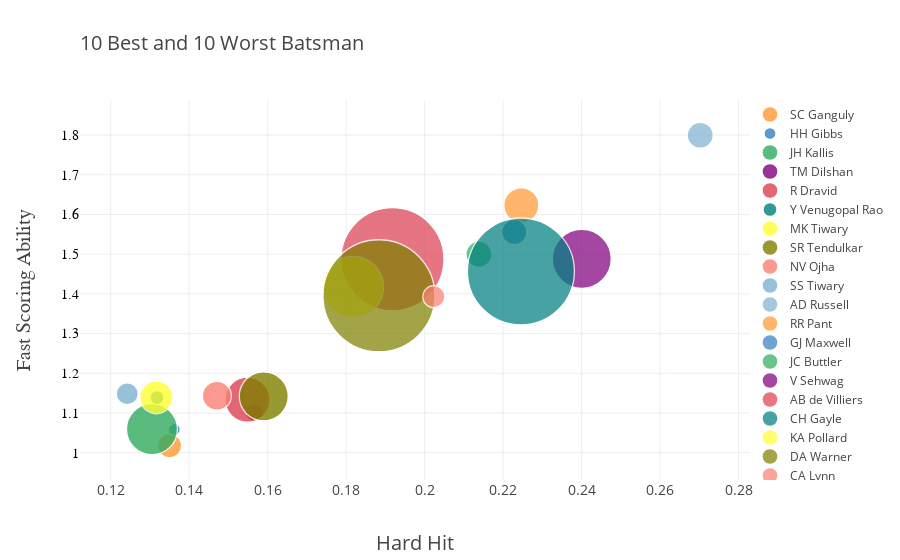

Write notebook code for a chart like this one.
### Code cell
# Generate and Format Plot

out_best = out.nsmallest(10, 'Fast Scoring')
out_worst = out.nlargest(10, 'Fast Scoring')

layout = go.Layout(
    title=dict(
        text="10 Best and 10 Worst Batsman",
        xref="paper",
        font = dict(size=20),
        x=0
    
    ),
  legend = dict(
    x = 1,
    y = 0
  ),
    xaxis=dict(
        title='Hard Hit',
        titlefont=dict(
            size=20,
        ),
        showticklabels=True,
        tickfont=dict(
            size=14,
        ),
        exponentformat='e',
        showexponent='all'
    ),
    yaxis=dict(
        title='Fast Scoring Ability',
        titlefont=dict(
            family='Arial, sans-serif',
            size=20,
        ),
        showticklabels=True,
        tickfont=dict(
            family='Old Standard TT, serif',
            size=14,
            color='black'
        ),
        exponentformat='e',
        showexponent='all'
    )
)

b_comp = pd.concat([out_best, out_worst])
b_comp.iplot(layout=layout, kind='bubble', x='Hard Hit', y='Fast Scoring', categories='batsman', size='runs', text='batsman',
          xTitle='Hard Hit', yTitle='Fast Scoring Ability', filename='cufflinks/simple-bubble-chart')

### Figure 1 — Plotly figure (JSON) as saved in the notebook; plotly's stock layout.template omitted (floating-point values rounded to 4 significant figures)
{"data": [{"marker": {"color": "rgba(255, 153, 51, 1.0)", "line": {"width": 1.3}, "opacity": 0.8, "size": [24], "symbol": "circle"}, "mode": "markers", "name": "SC Ganguly", "text": ["SC Ganguly"], "textfont": {"color": "#4D5663"}, "type": "scatter", "uid": "38b1b207-e31c-4637-b5ba-d05e5a4f714c", "x": [0.135], "y": [1.017]}, {"marker": {"color": "rgba(55, 128, 191, 1.0)", "line": {"width": 1.3}, "opacity": 0.8, "size": [12], "symbol": "circle"}, "mode": "markers", "name": "HH Gibbs", "text": ["HH Gibbs"], "textfont": {"color": "#4D5663"}, "type": "scatter", "uid": "87ce0a81-9f4e-49a5-9535-5e990cd8d520", "x": [0.1362], "y": [1.059]}, {"marker": {"color": "rgba(50, 171, 96, 1.0)", "line": {"width": 1.3}, "opacity": 0.8, "size": [51], "symbol": "circle"}, "mode": "markers", "name": "JH Kallis", "text": ["JH Kallis"], "textfont": {"color": "#4D5663"}, "type": "scatter", "uid": "3e6333c3-1ad3-4013-947f-3d3ae8625364", "x": [0.1305], "y": [1.059]}, {"marker": {"color": "rgba(128, 0, 128, 1.0)", "line": {"width": 1.3}, "opacity": 0.8, "size": [18], "symbol": "circle"}, "mode": "markers", "name": "TM Dilshan", "text": ["TM Dilshan"], "textfont": {"color": "#4D5663"}, "type": "scatter", "uid": "e0f3e82c-ea7c-4f46-a623-4f3f7d612875", "x": [0.1566], "y": [1.101]}, {"marker": {"color": "rgba(219, 64, 82, 1.0)", "line": {"width": 1.3}, "opacity": 0.8, "size": [45], "symbol": "circle"}, "mode": "markers", "name": "R Dravid", "text": ["R Dravid"], "textfont": {"color": "#4D5663"}, "type": "scatter", "uid": "27b0aabc-9065-4db2-b975-9a1c6c90a177", "x": [0.1548], "y": [1.133]}, {"marker": {"color": "rgba(0, 128, 128, 1.0)", "line": {"width": 1.3}, "opacity": 0.8, "size": [14], "symbol": "circle"}, "mode": "markers", "name": "Y Venugopal Rao", "text": ["Y Venugopal Rao"], "textfont": {"color": "#4D5663"}, "type": "scatter", "uid": "2035f9e4-d2bc-40c8-b931-233a65fd6893", "x": [0.1318], "y": [1.139]}, {"marker": {"color": "rgba(255, 255, 51, 1.0)", "line": {"width": 1.3}, "opacity": 0.8, "size": [33], "symbol": "circle"}, "mode": "markers", "name": "MK Tiwary", "text": ["MK Tiwary"], "textfont": {"color": "#4D5663"}, "type": "scatter", "uid": "a14f1acd-f77f-4bba-9f9b-258c54a735b9", "x": [0.1316], "y": [1.14]}, {"marker": {"color": "rgba(128, 128, 0, 1.0)", "line": {"width": 1.3}, "opacity": 0.8, "size": [49], "symbol": "circle"}, "mode": "markers", "name": "SR Tendulkar", "text": ["SR Tendulkar"], "textfont": {"color": "#4D5663"}, "type": "scatter", "uid": "f0f7b147-4e48-4114-ac52-13d3ea78397d", "x": [0.159], "y": [1.142]}, {"marker": {"color": "rgba(251, 128, 114, 1.0)", "line": {"width": 1.3}, "opacity": 0.8, "size": [29], "symbol": "circle"}, "mode": "markers", "name": "NV Ojha", "text": ["NV Ojha"], "textfont": {"color": "#4D5663"}, "type": "scatter", "uid": "be82066e-86d7-4a7d-a11a-1eef112ec7dd", "x": [0.1471], "y": [1.143]}, {"marker": {"color": "rgba(128, 177, 211, 1.0)", "line": {"width": 1.3}, "opacity": 0.8, "size": [22], "symbol": "circle"}, "mode": "markers", "name": "SS Tiwary", "text": ["SS Tiwary"], "textfont": {"color": "#4D5663"}, "type": "scatter", "uid": "bacb1b4a-129b-4500-afe0-d787c667bc8c", "x": [0.1242], "y": [1.149]}, {"marker": {"color": "rgba(128, 177, 211, 0.8999999999999999)", "line": {"width": 1.3}, "opacity": 0.8, "size": [26], "symbol": "circle"}, "mode": "markers", "name": "AD Russell", "text": ["AD Russell"], "textfont": {"color": "#4D5663"}, "type": "scatter", "uid": "ef81e087-d22c-4b3a-b3cc-be86c4d766be", "x": [0.2702], "y": [1.8]}, {"marker": {"color": "rgba(255, 153, 51, 0.8999999999999999)", "line": {"width": 1.3}, "opacity": 0.8, "size": [35], "symbol": "circle"}, "mode": "markers", "name": "RR Pant", "text": ["RR Pant"], "textfont": {"color": "#4D5663"}, "type": "scatter", "uid": "5df5c54a-9a83-4a4a-add9-c0f8d70b2009", "x": [0.2246], "y": [1.623]}, {"marker": {"color": "rgba(55, 128, 191, 0.8999999999999999)", "line": {"width": 1.3}, "opacity": 0.8, "size": [25], "symbol": "circle"}, "mode": "markers", "name": "GJ Maxwell", "text": ["GJ Maxwell"], "textfont": {"color": "#4D5663"}, "type": "scatter", "uid": "5389d3ef-a30d-4003-bbf9-6345346bb453", "x": [0.2228], "y": [1.555]}, {"marker": {"color": "rgba(50, 171, 96, 0.8999999999999999)", "line": {"width": 1.3}, "opacity": 0.8, "size": [26], "symbol": "circle"}, "mode": "markers", "name": "JC Buttler", "text": ["JC Buttler"], "textfont": {"color": "#4D5663"}, "type": "scatter", "uid": "f970bd22-457c-487e-b0aa-19ccf38f0471", "x": [0.2138], "y": [1.5]}, {"marker": {"color": "rgba(128, 0, 128, 0.8999999999999999)", "line": {"width": 1.3}, "opacity": 0.8, "size": [59], "symbol": "circle"}, "mode": "markers", "name": "V Sehwag", "text": ["V Sehwag"], "textfont": {"color": "#4D5663"}, "type": "scatter", "uid": "69f2dee1-8223-4e0a-a494-03bae277083e", "x": [0.24], "y": [1.488]}, {"marker": {"color": "rgba(219, 64, 82, 0.8999999999999999)", "line": {"width": 1.3}, "opacity": 0.8, "size": [103], "symbol": "circle"}, "mode": "markers", "name": "AB de Villiers", "text": ["AB de Villiers"], "textfont": {"color": "#4D5663"}, "type": "scatter", "uid": "3e617cfa-1de3-4aa7-9f0f-d7fab90ff4f4", "x": [0.1918], "y": [1.487]}, {"marker": {"color": "rgba(0, 128, 128, 0.8999999999999999)", "line": {"width": 1.3}, "opacity": 0.8, "size": [107], "symbol": "circle"}, "mode": "markers", "name": "CH Gayle", "text": ["CH Gayle"], "textfont": {"color": "#4D5663"}, "type": "scatter", "uid": "6009cfad-0b94-4612-b586-4e184f20ad24", "x": [0.2245], "y": [1.456]}, {"marker": {"color": "rgba(255, 255, 51, 0.8999999999999999)", "line": {"width": 1.3}, "opacity": 0.8, "size": [61], "symbol": "circle"}, "mode": "markers", "name": "KA Pollard", "text": ["KA Pollard"], "textfont": {"color": "#4D5663"}, "type": "scatter", "uid": "b83aa191-795d-4bbe-babb-9eba06d1af01", "x": [0.1818], "y": [1.418]}, {"marker": {"color": "rgba(128, 128, 0, 0.8999999999999999)", "line": {"width": 1.3}, "opacity": 0.8, "size": [112], "symbol": "circle"}, "mode": "markers", "name": "DA Warner", "text": ["DA Warner"], "textfont": {"color": "#4D5663"}, "type": "scatter", "uid": "806cc357-0016-4621-9f30-40263f065265", "x": [0.1883], "y": [1.395]}, {"marker": {"color": "rgba(251, 128, 114, 0.8999999999999999)", "line": {"width": 1.3}, "opacity": 0.8, "size": [22], "symbol": "circle"}, "mode": "markers", "name": "CA Lynn", "text": ["CA Lynn"], "textfont": {"color": "#4D5663"}, "type": "scatter", "uid": "4d56ff6e-264d-4b2b-9b00-9a6befe9466d", "x": [0.2023], "y": [1.393]}], "layout": {"legend": {"x": 1, "y": 0}, "title": {"font": {"size": 20}, "text": "10 Best and 10 Worst Batsman", "x": 0, "xref": "paper"}, "xaxis": {"exponentformat": "e", "showexponent": "all", "showticklabels": true, "tickfont": {"size": 14}, "title": {"font": {"size": 20}, "text": "Hard Hit"}}, "yaxis": {"exponentformat": "e", "showexponent": "all", "showticklabels": true, "tickfont": {"color": "black", "family": "Old Standard TT, serif", "size": 14}, "title": {"font": {"family": "Arial, sans-serif", "size": 20}, "text": "Fast Scoring Ability"}}}}
